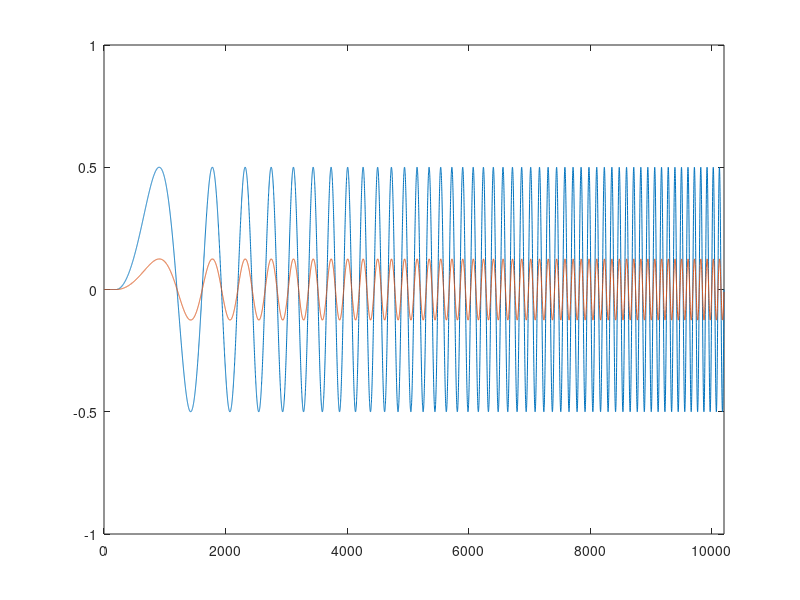

This chart was generated by the following MATLAB code:
%Matthew Rispoli
% 4/18/2017
% Section 11 PID simulation

clear all
%close all
clc


%This will be a super trivial version of a system where we will consider
%driving a system with some delay with a sinusoidal frequency.

ts=200;
t=[zeros(1,ts) linspace(0,1,10000)];
TN=length(t);
x=sin(2.*pi.*t);

%square pulse
%x(1:TN/2)=0;
%x(TN/2+1:end)=0.5;

%x(TN/2+100:TN/2+500)=0;
x=0.5*sin(100.*pi.*t.^2)

CF=TN/30;
LPMask=zeros(1,TN);
LPMask(1:CF/2)=1;
LPMask(TN-CF/2:end)=1;

xlp=real(ifft(fft(x).*LPMask));
xlp(1:ts)=0;


y=zeros(1,length(t));
xtilde=y;
e=xlp-y;


figure(234)

Kp=0.3;
%Ki=0.5;
Ki=0.015
%Kd=-0.25;
Kd=0

y=zeros(1,length(t));
xtilde=y;
e=xlp-y;

%for oscillator
gamma=1;
omega=2;


%delay must be two for damped oscillator
delayT=2;

dt=t(end)-t(end-1);
for tt=delayT+1:length(t)-1
    e(tt)=xlp(tt)-y(tt);
    
    %xtilde is my driving force
    %xtilde(tt+1)=(Kp*e(tt)+Kd*(e(tt)-e(tt-1))+Ki*sum(e(1:tt)));
    xtilde(tt+1)=x(tt);
    %y is how my system responds
    %in this case y is linear
    %y(tt+1)=xtilde(tt+1);
    
    %in this case y is the solution for lorentz oscillator
    y(tt+1)=(xtilde(tt+1)+(gamma+2)*y(tt)-y(tt-1))/(1+gamma+omega^2);
end

hold off
plot(x)
hold on
plot(y)
hold on

axis([0 length(t) -1 1])


